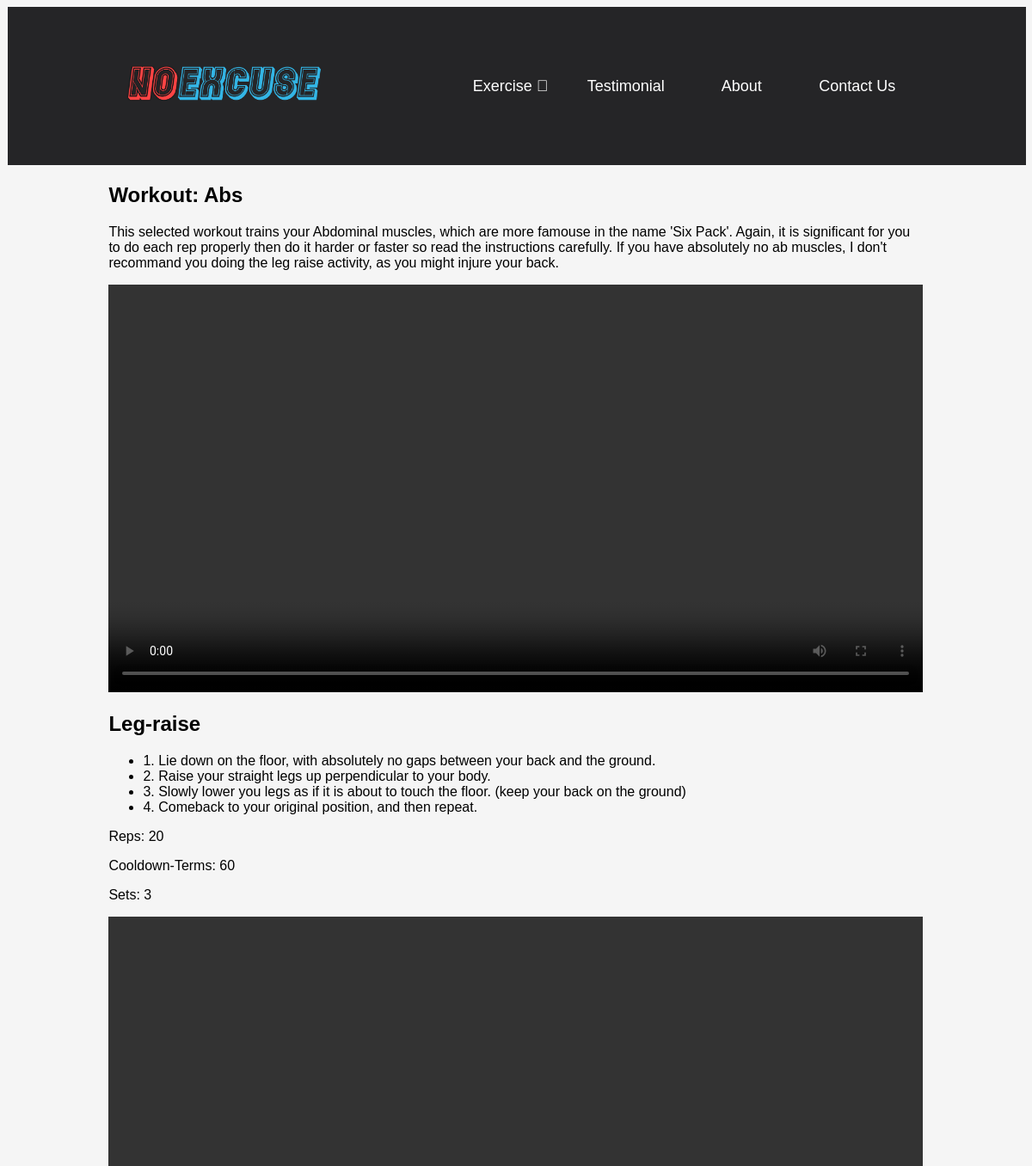
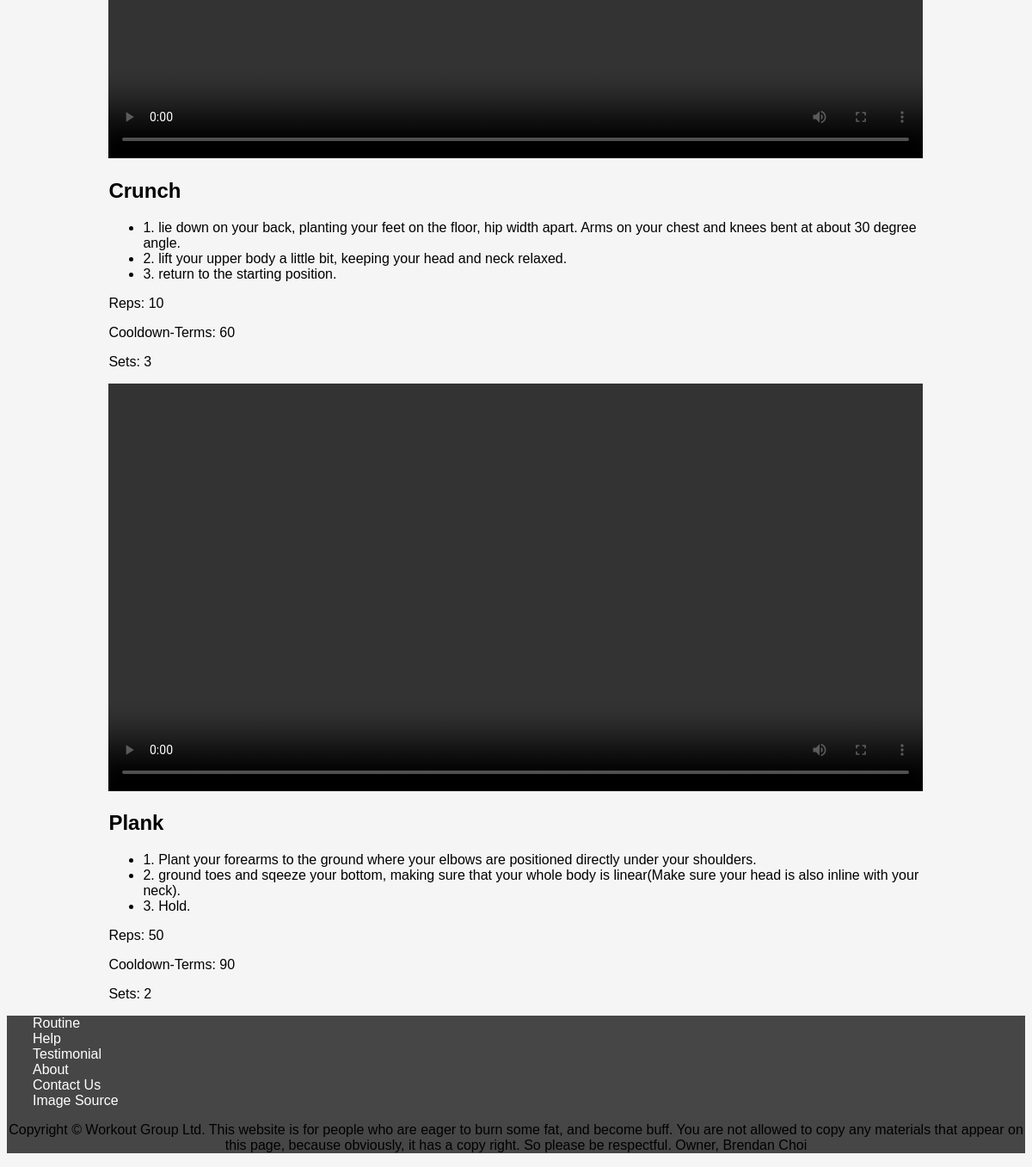
Page /exercisenow/5 on the committed database (2 pictures, top to bottom).
### tables this page shows
CREATE TABLE Routine (id INTEGER PRIMARY KEY AUTOINCREMENT, name TEXT, decscription TEXT);

CREATE TABLE ExerciseRoutine (Routine INTEGER REFERENCES Routine (id), Exercise INTEGER REFERENCES Exercise (id), reps INTEGER, sets INTEGER, term INTEGER);

CREATE TABLE Exercise (id INTEGER PRIMARY KEY AUTOINCREMENT, name TEXT, weight INTEGER, description TEXT);

### app.py (the view)
@app.route('/exercisenow/<int:id>')
def exercisenow(id):
    exercisenow = sqlite_conn('database.db', 'SELECT Exercise.name, ExerciseRoutine.reps, ExerciseRoutine.sets, ExerciseRoutine.term, Exercise.description FROM ExerciseRoutine INNER JOIN Exercise ON ExerciseRoutine.Exercise=Exercise.id WHERE ExerciseRoutine.Routine= (SELECT id FROM Routine WHERE id = {})'.format(id))
    description = sqlite_conn('database.db', 'SELECT Routine.decscription FROM Routine Where id == {};'.format(id), True)
    return render_template('exercisenow.html', exercisenow=exercisenow, description=description[0])

### app.py (called while the page is built)
def sqlite_conn(database, query, single=False):
    conn = sqlite3.connect(database)
    cur = conn.cursor()
    cur.execute(query)
    results = cur.fetchone() if single else cur.fetchall()
    conn.close()
    return results

### templates/exercisenow.html
{% extends 'layout.html' %}
{% block content %}
    <div class="exercisenow">
        {{description|safe}}
        {% for exercise in exercisenow %}
            <video controls><source src="/static/Exercise_Video/{{exercise[0]}}.mp4" type="video/mp4"></video>
            <p>{{exercise[4]|safe}} </p>
            <p>Reps: {{exercise[1]}}</p>
            <p>Cooldown-Terms: {{exercise[3]}}</p>
            <p>Sets: {{exercise[2]}}</p>
        {% endfor %}
    </div>
{% endblock %}

### static/css/style.css (style rules this page uses)
html { box-sizing: border-box; margin: 0; padding: 0; background-color:whitesmoke; font-family: Verdana, Tahoma, sans-serif; }
.routine *, .routine *::after, *::before { margin: 0; padding: 0; box-sizing: border-box; font-family: Verdana, Tahoma, sans-serif; }
.exercisenow { overflow: auto; width: 80%; height: auto; margin-left: 10%; }
.exercisenow video { width:100%; height:auto; }
.container *, .container *::after, *::before { margin: 0; padding: 0; box-sizing: border-box; font-family: Verdana, Tahoma, sans-serif; }

### rows in the picture
Routine: decscription "Workout: Abs This selected workout trains your Abdominal muscles, which are more famouse in the name 'Six Pack'. Again, it is significant for you to do each rep properly then do it harder or faster so read the instructions carefully. If you have absolutely no ab muscles, I don't recommand you doing the leg raise activity, as you might injure your back."
ExerciseRoutine: description "Leg-raise 1. Lie down on the floor, with absolutely no gaps between your back and the ground. 2. Raise your straight legs up perpendicular to your body. 3. Slowly lower you legs as if it is about to touch the floor. (keep your back on the ground) 4. Comeback to your original position, and then repeat.", reps "20", term "60", sets "3"
ExerciseRoutine: description "Crunch 1. lie down on your back, planting your feet on the floor, hip width apart. Arms on your chest and knees bent at about 30 degree angle. 2. lift your upper body a little bit, keeping your head and neck relaxed. 3. return to the starting position.", reps "10", term "60", sets "3"
ExerciseRoutine: description "Plank 1. Plant your forearms to the ground where your elbows are positioned directly under your shoulders. 2. ground toes and sqeeze your bottom, making sure that your whole body is linear(Make sure your head is also inline with your neck). 3. Hold.", reps "50", term "90", sets "2"
